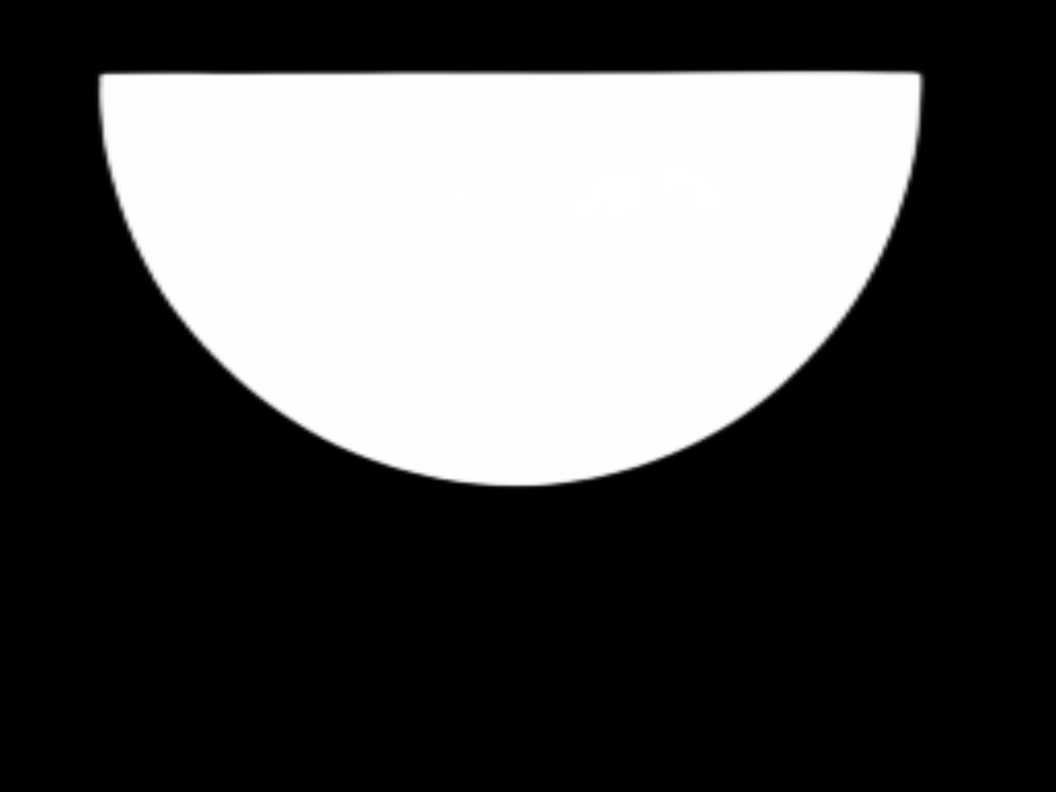
#> input picture image_png/DSC00322.png, 4224 x 3168 px, given in place of DSC00322.JPG, which was not available (shown at 1/4 size)
$ jupyter execute circle_test.ipynb   (older library calls are emulated)
#> lines starting #> are read from the running program, lines starting #| are printed output that depends on the picture; after the words box and inside, x2 and y2 are one past the last pixel; in counts of white or black regions, pixels touching at a corner belong together; pictures that were not available may be replaced by others from this repository, and a replacement may not be noted
[cell 1]
import numpy as np
from PIL import Image
import glob
import cv2
import pandas as pd
import matplotlib.pyplot as plt
from skimage import morphology
from scipy import ndimage
plt.rcParams['font.sans-serif']=['Microsoft YaHei']

img_path = './images/DSC00322.JPG'
img = cv2.imread(img_path)
#> img is the input picture: shape (3168, 4224, 3); min 0, max 255, mean 81.1
gray = cv2.cvtColor(img, cv2.COLOR_RGB2GRAY)
plt.figure(1)
plt.imshow(gray, cmap='gray')
plt.show()
plt.close(1)

[cell 2]
ret, BW = cv2.threshold(gray, 100, 1, cv2.THRESH_BINARY)
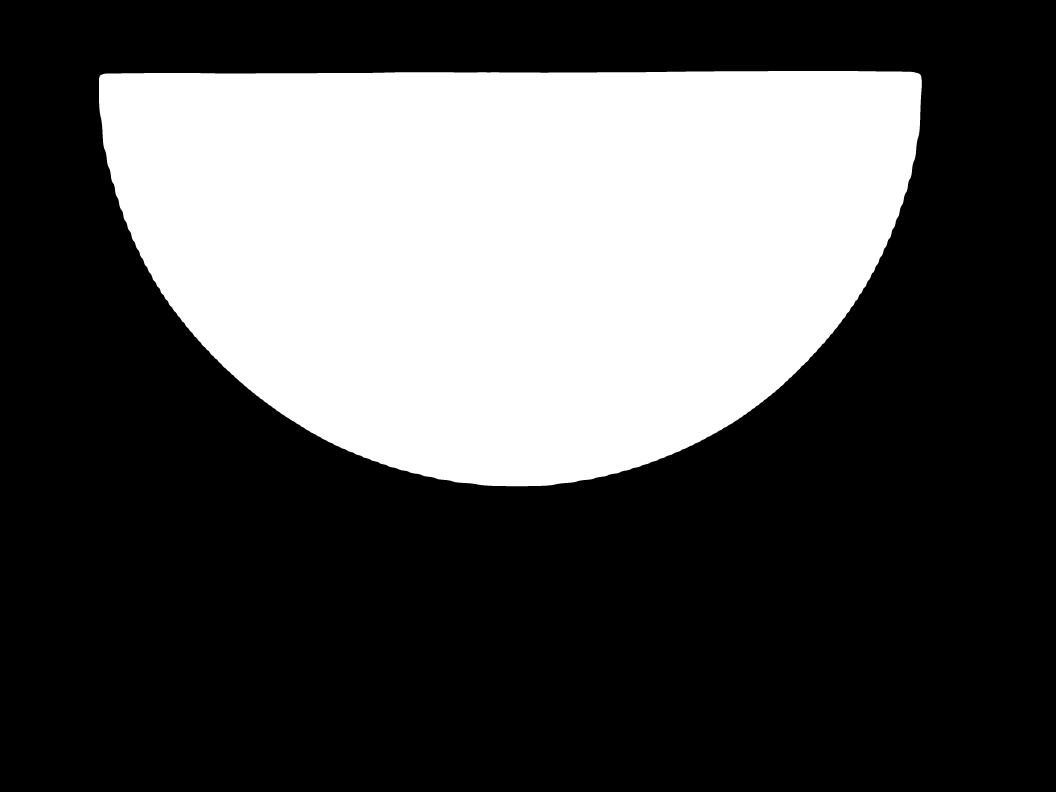
#> BW: shape (3168, 4224) (shown at 1/4 size); values 0 (black) and 1 (white), 32% white; 1 white region, box (x1, y1, x2, y2) and area: (396, 284, 3688, 1945) 4288611
plt.figure(2)
plt.imshow(BW, cmap='binary')
plt.show()
plt.close(2)

[cell 3]
from scipy import ndimage
BW = ndimage.binary_fill_holes(BW).astype(np.uint8)
plt.figure(3)
plt.imshow(BW, cmap='binary')
plt.show()
plt.close(3)

[cell 4]
import numpy as np
from PIL import Image
import glob
import cv2
import pandas as pd
import matplotlib.pyplot as plt
from skimage import morphology
from scipy import ndimage
plt.rcParams['font.sans-serif']=['Microsoft YaHei']

img_path = './images/DSC00313.JPG'  # 1200万像素
img = cv2.imread(img_path)
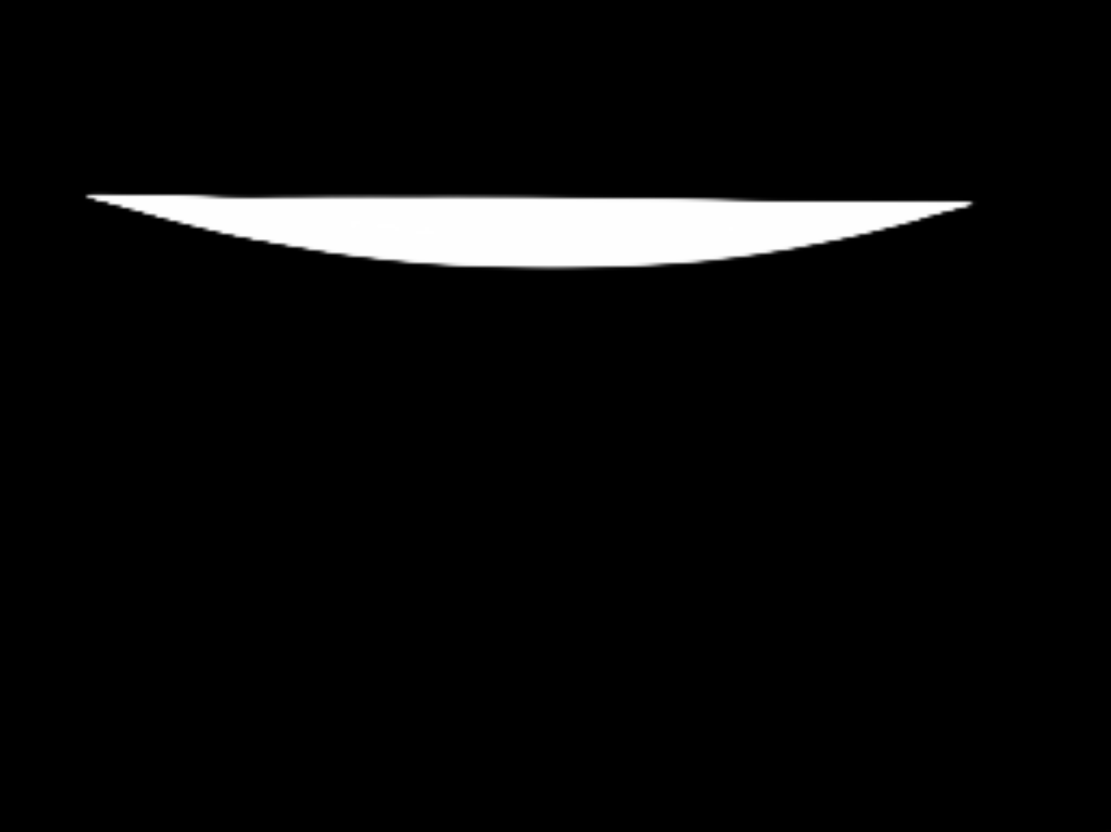
#> input picture image_png/DSC00313.png, 5552 x 4160 px, given in place of DSC00313.JPG, which was not available (shown at 1/5 size)
#> img is the input picture: shape (4160, 5552, 3); min 0, max 255, mean 11.6
gray = cv2.cvtColor(img, cv2.COLOR_RGB2GRAY)
#> gray: shape (4160, 5552)
plt.figure(1)
plt.imshow(gray, cmap='gray')
plt.show()
plt.close(1)
ret, BW = cv2.threshold(gray, 120, 1, cv2.THRESH_BINARY)
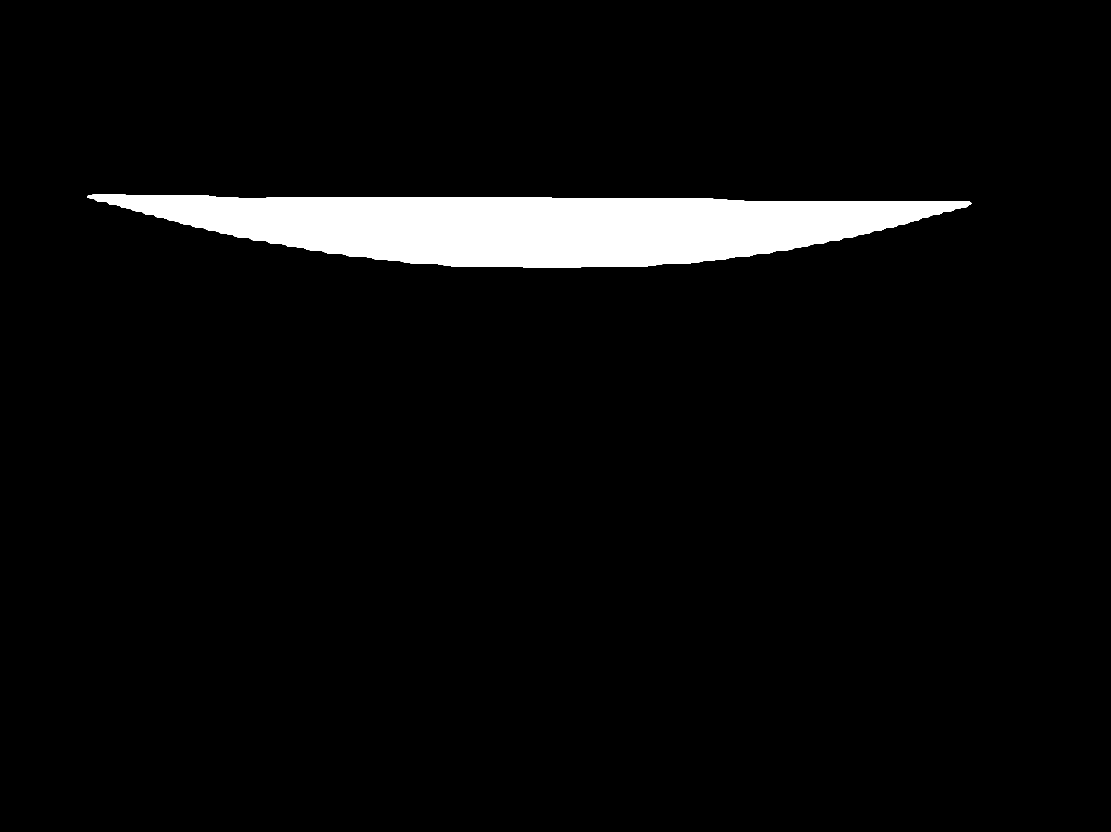
#> BW: shape (4160, 5552) (shown at 1/5 size); values 0 (black) and 1 (white), 4.6% white; 1 white region, box (x1, y1, x2, y2) and area: (436, 974, 4857, 1337) 1057353
BW = (BW == 0)  # 把图像黑白对调
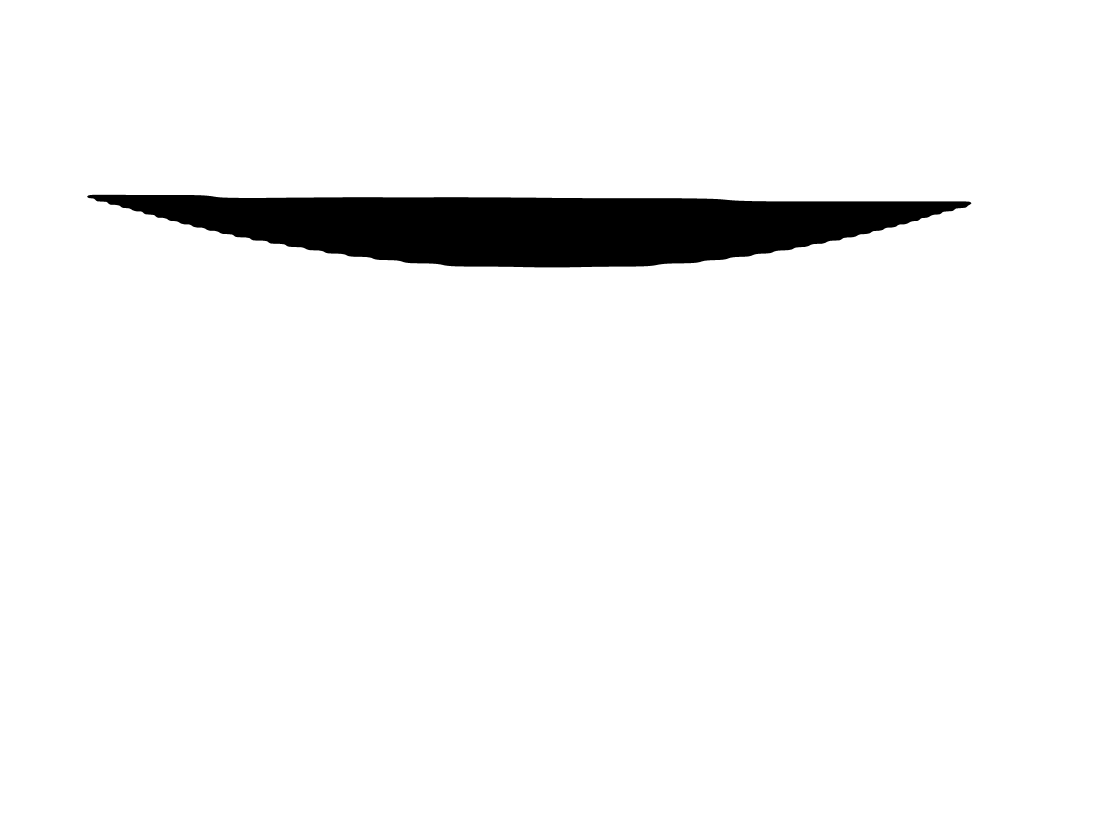
#> BW: shape (4160, 5552) bool (shown at 1/5 size); 95.4% white; 1 black region, box (x1, y1, x2, y2) and area: (436, 974, 4857, 1337) 1057353
plt.figure(2)
plt.imshow(BW, cmap='binary')
plt.show()
plt.close(2)

BW = ndimage.binary_fill_holes(BW).astype(np.uint8)
#> BW: shape (4160, 5552); every value is 1
plt.figure(3)
plt.imshow(BW, cmap='binary')
plt.show()
plt.close(3)

(H, W) = BW.shape[:2]
#> H = 4160; W = 5552
area = H * W  # 图片面积
#> area = 23096320
discard = 0.001  # 丢弃面积率
BW = morphology.remove_small_objects(BW > 0, discard*area, connectivity=2)
BW = BW.astype(np.uint8)

# 提取边缘
y, x = np.where(BW == 1)
df = pd.DataFrame({'x': x, 'y': y})
#> df = table of 23096320 rows and 2 columns
data_group = df.groupby(['x']).max()
#> data_group = table of 5552 rows and 1 columns
data_group.index.name = 'index'
data_group['x'] = data_group.index
data_group.sort_values('x', ascending=True, inplace=True)
x = np.array(data_group['x']).astype(np.int)
#> x = 5552 values from 0 to 5551
y = np.array(data_group['y']).astype(np.int)
#> y = 5552 values from 4159 to 4159
print("最大像素点为{}，最小像素点为{}，共有像素点为{}".format(max(x),min(x),max(x)-min(x)))
#| 最大像素点为5551，最小像素点为0，共有像素点为5551

# 提取比例因子
factor = 2/(max(x) - min(x))
#> factor = 0.00036

# 计算曲率
x = x * factor
#> x = 5552 values from 0 to 2
y = y * factor
#> y = 5552 values from 1.5 to 1.5
plt.figure(2)
plt.plot(x, y)
plt.show()
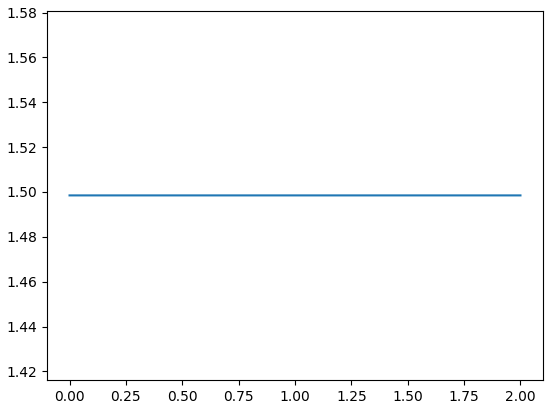
#> figure drawn by matplotlib, 1 panel
plt.close(2)

length = len(x)
#> length = 5552
delta = 300
K = np.zeros(length)
#> K = 5552 values from 0 to 0

# 全部3274个像素，取局部600个像素
for i in range(delta, length-delta):
    # 2次多项式
    # c0 = np.polyfit(x[i - delta:i + delta], y[i - delta:i + delta], 2)
    # c1 = np.array([c0[0]*2, c0[1]*1])
    # c2 = np.array([c1[1]])

    # 3次多项式
    c0 = np.polyfit(x[i - delta:i + delta], y[i - delta:i + delta], 3)  # 挠曲线系数
    c1 = np.array([c0[0] * 3, c0[1] * 2, c0[2]])  # 1阶导函数系数
    c2 = np.array([c1[0] * 2, c1[1]])  # 2阶导函数系数

    # 4次多项式
    # c0 = np.polyfit(x[i - delta:i + delta], y[i - delta:i + delta], 4)  # 挠曲线系数
    # c1 = np.array([c0[0] * 4, c0[1] * 3, c0[2]*2])  # 1阶导函数系数
    # c2 = np.array([c1[0] * 3, c1[1]*2])  # 2阶导函数系数

    Y = np.poly1d(c0)
    ddy = np.poly1d(c2)
    dy = np.poly1d(c1)
    # y0[i] = Y(x[i])
    K[i] = ddy(x[i]) / ((1 + dy(x[i]) ** 2) ** (3 / 2))
#> this loop made 4952 passes
#> (c0, c1, c2) on passes 1 to 3: ([1.95e-13, -1.39e-14, 9.32e-15, 1.5], [5.86e-13, -2.78e-14, 9.32e-15], [1.17e-12, -2.78e-14]), ([2.8e-12, -7.96e-13, 4.85e-14, 1.5], [8.4e-12, -1.59e-12, 4.85e-14], [1.68e-11, -1.59e-12]), ([1.63e-12, -3.59e-13, 2.22e-14, 1.5], [4.89e-12, -7.17e-13, 2.22e-14], [9.78e-12, -7.17e-13])
#> after the loop, K = 5552 values, max 6.02e-13 at index 335, min -4.62e-13 at index 523, mean 3.4e-16

plt.figure(4)
s = np.array(range(length))
#> s = 5552 values from 0 to 5551
plt.plot(s, K)
plt.title('3次多项式拟合下半径为1的半圆曲率识别结果')
plt.savefig('semicircle_3.png', dpi=1080)
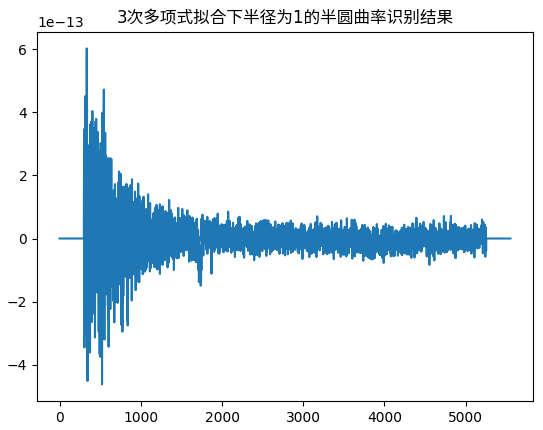
#> figure drawn by matplotlib, 1 panel; curve peaks at x = 335, y = 6.02e-13
plt.show()
plt.close(4)
